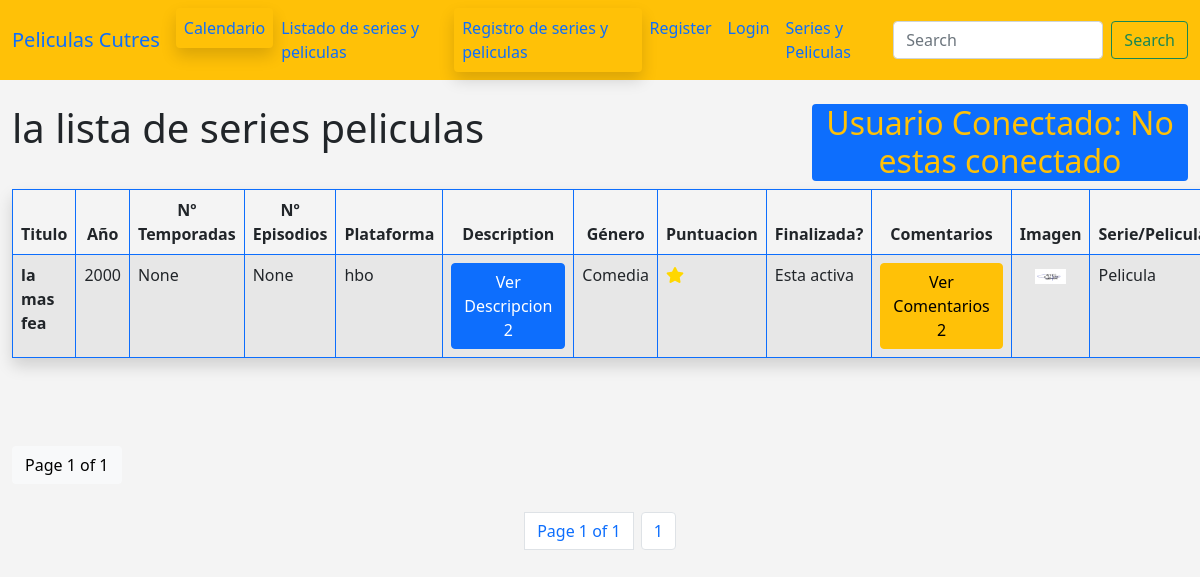
The page /lista_series_peliculas on the database its author committed.
### peliculas_cutres_app/models.py (models this page shows, shortened)
class Registrar_serie_pelicula(models.Model):
    SERIE_PELICULA_CHOICES = [
        ('Serie', 'Serie'),
        ('Pelicula', 'Película')
    ]
    GENERO_CHOICES = [
        ('Drama', 'Drama'),
        ('Comedia', 'Comedia'),
        ('Ciencia ficción', 'Ciencia ficción'),
        ('Fantasía', 'Fantasía'),
        ('Acción', 'Acción'),
        ('Terror', 'Terror'),
        ('Aventura', 'Aventura'),
        ('Thriller', 'Thriller'),
        ('Policial', 'Policial'),
        ('Histórica', 'Histórica'),
        ('Animación', 'Animación'),
        ('Romance', 'Romance'),
        ('Documental', 'Documental'),
        ('Musical', 'Musical'),
        ('Western', 'Western'),
        ('Guerra', 'Guerra'),
         ('Biográfica', 'Biográfica'),
        ('Cine negro', 'Cine negro'),
        ('Cine experimental:', 'Cine experimental:'),
        ('Cine de arte', 'Cine de arte')
    ]
    PUNTUACION_CHOICES = [(i, str(i)) for i in range(1, 11)]
    serie_o_pelicula = models.CharField('Serie/Pelicula', max_length=120, choices=SERIE_PELICULA_CHOICES)
    titulo_serie = models.CharField('Titulo', max_length=120)
    fecha_serie = models.IntegerField('Año')
    temporadas = models.IntegerField('Nº Temporadas',blank=True, null=True)
    episodios = models.IntegerField('Nº Episodios',blank=True, null=True)
    plataforma = models.CharField('Plataforma', max_length=120)
    description = models.TextField('Description', blank=True)
    genero = models.CharField('Género', max_length=120, choices=GENERO_CHOICES)
    puntuacion = models.IntegerField('Puntuacion (Del 1 al 10)', choices=PUNTUACION_CHOICES)
    finalizada = models.BooleanField('Finalizada?', default=False)
    comentarios = models.TextField('Comentarios', blank=True)
    serie_pelicula_imagen = models.ImageField(null=True, blank=True, upload_to="images/")
    recomendado_por = models.CharField('Recomendado Por', max_length=120)

### peliculas_cutres_app/views.py (the view)
# urls.py: path('lista_series_peliculas', views.lista_series_peliculas, name='lista_series_peliculas'),
def lista_series_peliculas(request):
    la_lista_de_series_peliculas = Registrar_serie_pelicula.objects.all()
    name = request.user.username
    p = Paginator(la_lista_de_series_peliculas, 2)
    page = request.GET.get('page')
    todas_series_peliculas = p.get_page(page)
    nums = "a" * todas_series_peliculas.paginator.num_pages
    print("hola : " + str(todas_series_peliculas.paginator.num_pages))
    context = {'la_lista_de_series_peliculas': la_lista_de_series_peliculas, 'todas_series_peliculas': todas_series_peliculas, 'nums': nums, 'name':name}
    return render(request, 'peliculas_cutres_app/toda_lalista_series_peliculas.html', context)

### peliculas_cutres_app/templates/peliculas_cutres_app/toda_lalista_series_peliculas.html (shortened to what this page needs)
{% extends 'peliculas_cutres_app/base.html' %}
{% block content %}
  <div class="row">
    <div class="col col-8"><h1>la lista de series peliculas</h1></div>
    <div class="col col-4"><h2 class="btn-primary text-center rounded text-warning">Usuario Conectado:
      {% if user.is_authenticated %}
      {{name}}
      {% else %}
      No estas conectado
      {% endif %}
    </h2></div>
  </div>
  <table class="table table-striped table-hover table-bordered border-primary shadow rounded custom-table">
    <thead>
      <tr>
        <th scope="col" class="text-center">Titulo</th>
        <th scope="col" class="text-center">Año</th>
        <th scope="col" class="text-center">Nº Temporadas</th>
        <th scope="col" class="text-center">Nº Episodios</th>
        <th scope="col" class="text-center">Plataforma</th>
        <th scope="col" class="text-center">Description</th>
        <th scope="col" class="text-center">Género</th>
        <th scope="col" class="text-center">Puntuacion</th>
        <th scope="col" class="text-center">Finalizada?</th>
        <th scope="col" class="text-center">Comentarios</th>
        <th scope="col" class="text-center">Imagen</th>
        <th scope="col" class="text-center">Serie/Pelicula</th>
      </tr>
    </thead>
    <tbody>
      {% for la_serie_pelicula in todas_series_peliculas %}
      <tr>
        <th class="text-wrap" style="max-width: 150px;" scope="row">{{la_serie_pelicula.titulo_serie}}</th>
        <td>{{la_serie_pelicula.fecha_serie }}</td>
        <td>{{la_serie_pelicula.temporadas }}</td>
        <td>{{la_serie_pelicula.episodios }}</td>
        <td class="text-wrap" style="max-width: 150px;">{{la_serie_pelicula.plataforma}}</td>
        <td>
          <a class="btn btn-primary" href="#" onclick="verDescripcion('{{ la_serie_pelicula.id }}','{{la_serie_pelicula.description}}','{{la_serie_pelicula.serie_pelicula_imagen.url}}')">Ver Descripcion
            {{ la_serie_pelicula.id }}</a>
        </td>
        <td class="text-wrap" style="max-width: 150px;">{{la_serie_pelicula.genero}}</td>
        <td>
          <div class="rating">
              {% for i in "x"|rjust:la_serie_pelicula.puntuacion %}
                  <span><i class="fas fa-star"></i></span>
              {% endfor %}
          </div>
      </td>
        <td>
          {% if la_serie_pelicula.finalizada %}
              Finalizada
          {% else %}
              Esta activa
          {% endif %}
      </td>
        <td>
          <a class="btn btn-warning" href="#" onclick="verComentarios('{{ la_serie_pelicula.id }}','{{la_serie_pelicula.comentarios}}','{{la_serie_pelicula.serie_pelicula_imagen.url}}')">Ver Comentarios
            {{ la_serie_pelicula.id }}</a>
        </td>
        <td style="text-align: center;">
          {% if la_serie_pelicula.serie_pelicula_imagen %}
          <img src="{{la_serie_pelicula.serie_pelicula_imagen.url}}" width="50%" alt="" />
          {% endif %}
        </td>
        <td>{{la_serie_pelicula.serie_o_pelicula}}</td>
      </tr>
      {% endfor %}
    </tbody>
  </table>
  <br /><br />
  <br />
  <div class="btn btn-light">
    Page {{ todas_series_peliculas.number }} of {{ todas_series_peliculas.paginator.num_pages }}
  </div>
  <br /><br />
  <nav aria-label="Page navigation example">
    <ul class="pagination justify-content-center">
      <li class="page-item m-1 page-link">
        Page {{ todas_series_peliculas.number }} of {{ todas_series_peliculas.paginator.num_pages }}
      </li>
      {% for i in nums %}
      <li class="page-item m-1">
        <a class="btn btn-danger page-link" href="?page={{forloop.counter }}"
          >{{ forloop.counter }}</a
        >
      </li>
      {% endfor %}
    </ul>
  </nav>
  <br />
{% endblock %}

### peliculas_cutres_app/templates/peliculas_cutres_app/base.html (shortened to what this page needs)
<!doctype html>
<html lang="en">
  <head>
    <link href="https://cdn.jsdelivr.net/npm/bootstrap@5.0.2/dist/css/bootstrap.min.css" rel="stylesheet">
    <link rel="stylesheet" href="https://cdnjs.cloudflare.com/ajax/libs/font-awesome/5.15.3/css/all.min.css">
    <link rel="stylesheet" href="https://cdnjs.cloudflare.com/ajax/libs/sweetalert2/11.12.0/sweetalert2.css" />
  </head>
  <body>
 {% include 'peliculas_cutres_app/navbar.html' %}
 <br>
 <div class="container custom-table-container">
  {% block content %}
    {% endblock %}
 </div>
  </body>
</html>

### peliculas_cutres_app/templates/peliculas_cutres_app/navbar.html (shortened to what this page needs)
<nav class="navbar navbar-expand-lg bg-warning" data-bs-theme="dark">
    <div class="container-fluid">
      <a class="navbar-brand" href="{% url 'home' %}">Peliculas Cutres</a>
      <div class="collapse navbar-collapse" id="navbarSupportedContent">
        <ul class="navbar-nav me-auto mb-2 mb-lg-0">
          <li class="nav-item">
            <a class="nav-link active shadow rounded" href="{% url 'home' %}"
              >Calendario</a
            >
          </li>
          <li class="nav-item">
            <a class="nav-link active" href="{% url 'lista_series_peliculas' %}">Listado de series y peliculas</a>
          </li>
          <li class="nav-item">
            <a class="nav-link active shadow rounded" href="{% url 'registrar_serie_pelicula'  %}">Registro de series y peliculas</a>
          </li>
          {% if user.is_authenticated %}
          <li class="nav-item">
            <a class="nav-link active" href="{% url 'logout'  %}">Logout</a>
          </li>
          {% else %}
          <li class="nav-item">
            <a class="nav-link active" href="{% url 'register_user'  %}"
              >Register</a
            >
          </li>
          <li class="nav-item">
            <a class="nav-link active" href="{% url 'login'  %}">Login</a>
          </li>
          {% endif %}
          <li class="nav-item">
            <a class="nav-link" href="https://filipmorris34.pythonanywhere.com/" tabindex="-1" aria-disabled="true" data-toggle="tooltip" title="Recomendado por Paqui y Deni">Series y Peliculas</a>
          </li>
        </ul>
        <form class="d-flex" method="POST" action="">
          <input
            class="form-control me-2"
            type="search"
            placeholder="Search"
            aria-label="Search"
            name="searched"
          />
          <button class="btn btn-outline-success" type="submit">Search</button>
        </form>
      </div>
    </div>
  </nav>

### peliculas_cutres_app/templates/peliculas_cutres_app/base.html (style rules this page uses)
body { background: #f4f4f4; }
.rating { color: #FFD700; }
.fas.fa-star, .far.fa-star { font-size: 16px; cursor: pointer; }
.custom-table-container { overflow-x: auto; max-width: 100%; }
.custom-table { width: 100%; }
.text-wrap { white-space: normal; word-wrap: break-word; }

### rows shown on the page
Registrar_serie_pelicula: titulo_serie "la mas fea", fecha_serie "2000", temporadas "None", episodios "None", plataforma "hbo", id "2", genero "Comedia", puntuacion 1 (drawn), finalizada "Esta activa", serie_pelicula_imagen (picture), serie_o_pelicula "Pelicula"

### other values the page prints
{{ todas_series_peliculas.number }} "1"
{{ todas_series_peliculas.paginator.num_pages }} "1"
